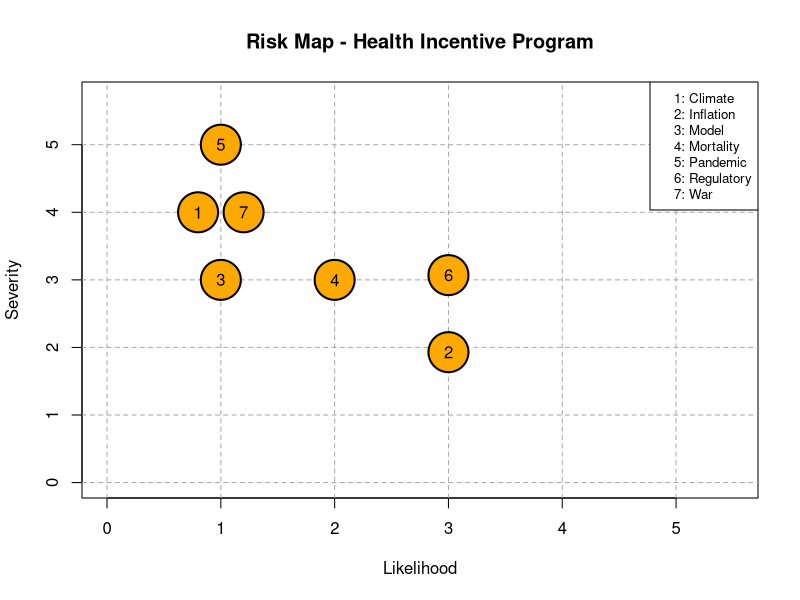

The R source for this figure:
#SOA Case Challenge 2024

# Risk and Risk Management
# Create an empty plot
plot(1, type = 'n', xlim = c(0, 5.5), ylim = c(0, 5.7), main = 'Risk Map - Health Incentive Program', xlab = 'Likelihood', ylab = 'Severity')
for (i in 0:5){
  abline(h = i, lty = 2,  col = "darkgrey")
  abline(v = i, lty = 2,  col = "darkgrey")
}


# Draw a circle
# Climate
symbols(0.8, 4, circles = 1, add = TRUE, inches = 0.2, bg = "#FDA900", lwd=2)
text(0.8, 4, '1', col = "black", cex = 1)
# Inflation
symbols(3, 1.93, circles = 1, add = TRUE, inches = 0.2, bg = "#FDA900", lwd=2)
text(3, 1.93, '2', col = "black", cex = 1)
# Model
symbols(1, 3, circles = 1, add = TRUE, inches = 0.2, bg = "#FDA900", lwd=2)
text(1, 3, '3', col = "black", cex = 1)
# Mortality
symbols(2, 3, circles = 1, add = TRUE, inches = 0.2, bg = "#FDA900", lwd=2)
text(2, 3, '4', col = "black", cex = 1)
# Pandemic
symbols(1, 5, circles = 1, add = TRUE, inches = 0.2, bg = "#FDA900", lwd=2)
text(1, 5, '5', col = "black", cex = 1)
# Regulatory
symbols(3, 3.07, circles = 1, add = TRUE, inches = 0.2, bg = "#FDA900", lwd=2)
text(3, 3.07, '6', col = "black", cex = 1)
# War
symbols(1.2, 4, circles = 1, add = TRUE, inches = 0.2, bg = "#FDA900", lwd=2)
text(1.2, 4, '7', col = "black", cex = 1)

legend('topright',  legend = c('1: Climate', '2: Inflation', '3: Model', '4: Mortality', '5: Pandemic', '6: Regulatory', '7: War'), cex = 0.8)
